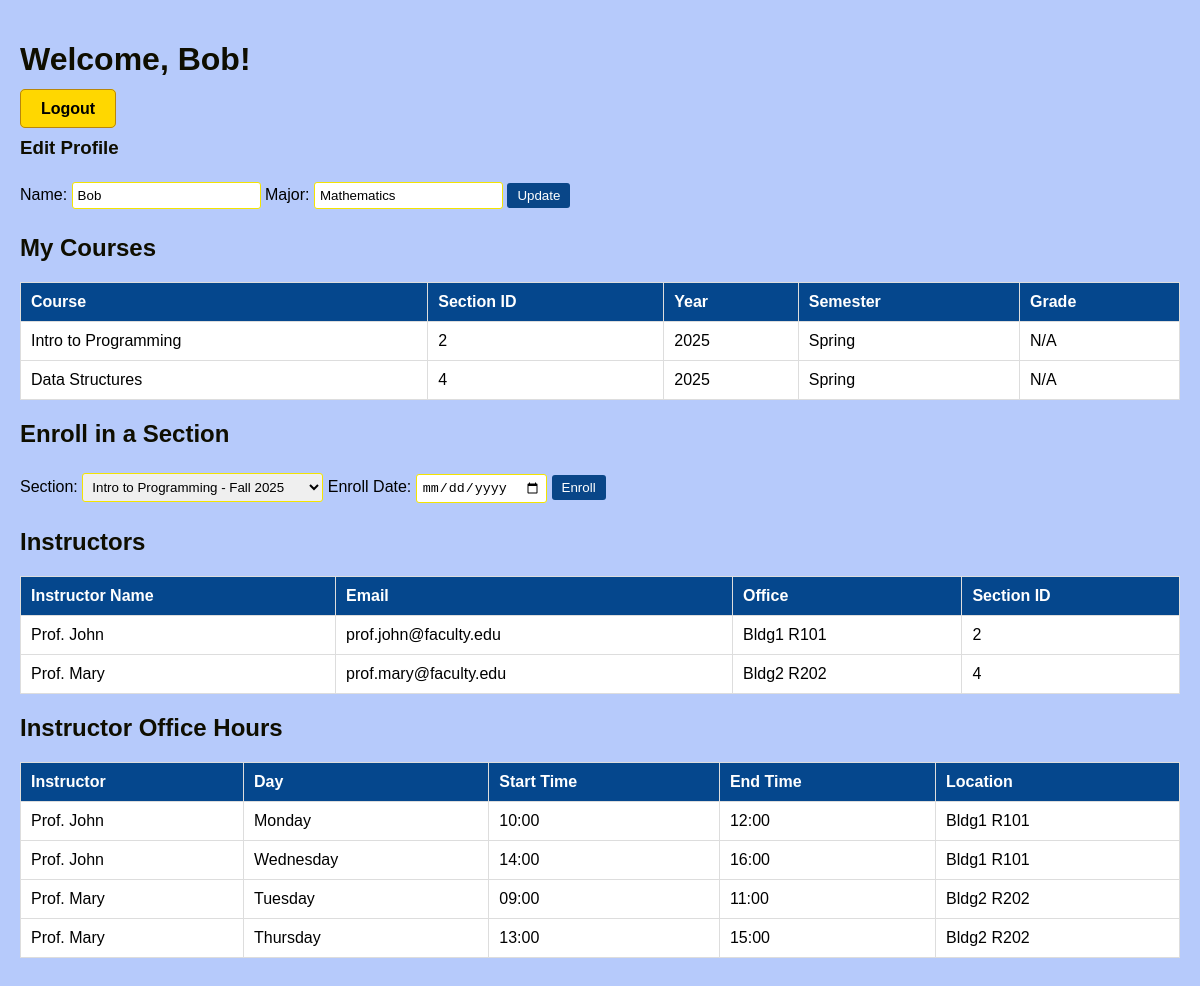
The page /dashboard (signed in) on the database its author committed.
### tables this page shows
CREATE TABLE student (
        student_id INTEGER PRIMARY KEY AUTOINCREMENT,
        user_id INTEGER NOT NULL,
        name TEXT NOT NULL,
        major TEXT,
        enroll_year INTEGER,
        email TEXT,
        FOREIGN KEY (user_id) REFERENCES user(user_id)
    );

CREATE TABLE enrollment (
        enroll_id INTEGER PRIMARY KEY AUTOINCREMENT,
        student_id INTEGER,
        section_id INTEGER,
        enroll_date TEXT,
        grade TEXT,
        FOREIGN KEY (student_id) REFERENCES student(student_id),
        FOREIGN KEY (section_id) REFERENCES section(section_id)
    );

CREATE TABLE course (
        c_id INTEGER PRIMARY KEY AUTOINCREMENT,
        dept_id INTEGER,
        name TEXT NOT NULL,
        desc TEXT,
        FOREIGN KEY (dept_id) REFERENCES department(dept_id)
    );

CREATE TABLE section (
        section_id INTEGER PRIMARY KEY AUTOINCREMENT,
        c_id INTEGER,
        year INTEGER,
        semester TEXT,
        FOREIGN KEY (c_id) REFERENCES course(c_id)
    );

CREATE TABLE instructor (
        i_id INTEGER PRIMARY KEY AUTOINCREMENT,
        user_id INTEGER NOT NULL,
        dept_id INTEGER,
        name TEXT NOT NULL,
        office TEXT,
        email TEXT,
        role TEXT,
        FOREIGN KEY (user_id) REFERENCES user(user_id)
    );

CREATE TABLE officeHours (
        oh_id INTEGER PRIMARY KEY AUTOINCREMENT,
        i_id INTEGER,
        day TEXT,
        start_time TEXT,
        end_time TEXT,
        location TEXT,
        FOREIGN KEY (i_id) REFERENCES instructor(i_id)
    );

### app.py (the view, shortened to what this page needs)
@app.route("/dashboard")
@login_required
def dashboard():
    conn = get_db_connection()
    role = session["role"]
    if role == "admin":
        users = conn.execute("SELECT * FROM user").fetchall()
        departments = conn.execute("SELECT * FROM department").fetchall()
        courses = conn.execute("SELECT * FROM course").fetchall()
        sections = conn.execute("""
            SELECT
                s.section_id, s.c_id, s.semester, s.year,
                GROUP_CONCAT(i.name, ', ') AS instructor_names
            FROM section s
            LEFT JOIN instructorSection ins ON s.section_id = ins.section_id
            LEFT JOIN instructor i ON ins.i_id = i.i_id
            GROUP BY s.section_id
        """).fetchall()
        instructors = conn.execute("SELECT * FROM instructor").fetchall()
        instructor_sections = conn.execute("SELECT * FROM instructorSection").fetchall()
        conn.close()
        return render_template(
            "dashboard_admin.html",
            users=users,
            departments=departments,
            courses=courses,
            sections=sections,
            instructors=instructors,
            instructor_sections=instructor_sections
        )
    elif role == "student":
        student = conn.execute(
            "SELECT * FROM student WHERE user_id=?", (session["user_id"],)
        ).fetchone()
        if student is None:
            conn.close()
            return "No student record found. Please contact admin."
        enrollments = conn.execute("""
            SELECT e.enroll_id, e.grade, s.section_id, s.year, s.semester, c.name AS course_name
            FROM enrollment e
            JOIN section s ON e.section_id = s.section_id
            JOIN course c ON s.c_id = c.c_id
            WHERE e.student_id=?
        """, (student["student_id"],)).fetchall()
        sections = conn.execute("""
            SELECT s.section_id, c.name AS course_name, s.year, s.semester
            FROM section s
            JOIN course c ON s.c_id = c.c_id
        """).fetchall()
        instructor_info = conn.execute("""
            SELECT i.name, i.office, i.email, s.section_id
            FROM instructorSection ins
            JOIN instructor i ON ins.i_id = i.i_id
            JOIN section s ON ins.section_id = s.section_id
            WHERE s.section_id IN (SELECT section_id FROM enrollment WHERE student_id=?)
        """, (student["student_id"],)).fetchall()
        office_hours = conn.execute("""
            SELECT oh.*, i.name
            FROM officeHours oh
            JOIN instructor i ON oh.i_id = i.i_id
            WHERE i.i_id IN (
                SELECT i_id FROM instructorSection
                WHERE section_id IN (SELECT section_id FROM enrollment WHERE student_id=?)
            )
        """, (student["student_id"],)).fetchall()
        conn.close()
        return render_template(
            "dashboard_student.html",
            student=student,
            enrollments=enrollments,
            sections=sections,
            instructor_info=instructor_info,
            office_hours=office_hours
        )
    else:
        conn.close()
        return "Unknown role"

### app.py (called while the page is built)
def login_required(f):
    @wraps(f)
    def decorated_function(*args, **kwargs):
        if "user_id" not in session:
            return redirect("/login")
        return f(*args, **kwargs)
    return decorated_function

def get_db_connection():
    conn = sqlite3.connect(DATABASE)
    conn.row_factory = sqlite3.Row
    return conn

### templates/dashboard_student.html (shortened to what this page needs)
<!DOCTYPE html>
<html lang="en">
<head>
    <link rel="stylesheet" type="text/css" href="{{ url_for('static', filename='style.css') }}">
</head>
<body>
    <h1>Welcome, {{ student.name }}!</h1>
    <a href="/logout" style="
    background-color: gold;
    color: black;
    padding: 10px 20px;
    text-decoration: none;
    border-radius: 5px;
    font-weight: bold;
    border: 1px solid #b8860b;
">Logout</a>
    <h3>Edit Profile</h3>
<form action="/student/edit" method="post">
    Name: <input type="text" name="name" value="{{ student.name }}" required>
    Major: <input type="text" name="major" value="{{ student.major }}">
    <button type="submit">Update</button>
</form>
    <h2>My Courses</h2>
    {% if enrollments %}
        <table>
            <tr>
                <th>Course</th>
                <th>Section ID</th>
                <th>Year</th>
                <th>Semester</th>
                <th>Grade</th>
            </tr>
            {% for e in enrollments %}
            <tr>
                <td>{{ e.course_name }}</td>
                <td>{{ e.section_id }}</td>
                <td>{{ e.year }}</td>
                <td>{{ e.semester }}</td>
                <td>{{ e.grade or "N/A" }}</td>
            </tr>
            {% endfor %}
        </table>
    {% else %}
        <p>You are not enrolled in any courses yet.</p>
    {% endif %}
    <h2>Enroll in a Section</h2>
    <form action="/enrollments/add" method="post">
        <label for="section_id">Section:</label>
        <select name="section_id" required>
            {% for s in sections %}
                <option value="{{ s.section_id }}">{{ s.course_name }} - {{ s.semester }} {{ s.year }}</option>
            {% endfor %}
        </select>
        <label for="enroll_date">Enroll Date:</label>
        <input type="date" name="enroll_date" required>
        <button type="submit">Enroll</button>
    </form>
    <h2>Instructors</h2>
    {% if instructor_info %}
        <table>
            <tr>
                <th>Instructor Name</th>
                <th>Email</th>
                <th>Office</th>
                <th>Section ID</th>
            </tr>
            {% for i in instructor_info %}
            <tr>
                <td>{{ i.name }}</td>
                <td>{{ i.email }}</td>
                <td>{{ i.office }}</td>
                <td>{{ i.section_id }}</td>
            </tr>
            {% endfor %}
        </table>
    {% else %}
        <p>No instructor info available.</p>
    {% endif %}
    <h2>Instructor Office Hours</h2>
    {% if office_hours %}
        <table>
            <tr>
                <th>Instructor</th>
                <th>Day</th>
                <th>Start Time</th>
                <th>End Time</th>
                <th>Location</th>
            </tr>
            {% for oh in office_hours %}
            <tr>
                <td>{{ oh.name }}</td>
                <td>{{ oh.day }}</td>
                <td>{{ oh.start_time }}</td>
                <td>{{ oh.end_time }}</td>
                <td>{{ oh.location }}</td>
            </tr>
            {% endfor %}
        </table>
    {% else %}
        <p>No office hours available.</p>
    {% endif %}
</body>
</html>

### static/style.css (style rules this page uses)
body { font-family: Arial, sans-serif; background-color: #b6cafb; margin: 0; padding: 20px; }
h1, h2, h3 { color: #0f0e00; }
table { width: 100%; border-collapse: collapse; margin-bottom: 20px; background-color: #ffffff; }
table th, table td { padding: 10px; text-align: left; border: 1px solid #ddd; }
table th { background-color: #05478d; color: #fff; }
button { padding: 5px 10px; background-color: #094688; border: none; color: #fff; cursor: pointer; border-radius: 3px; }
form { margin-bottom: 20px; }
input, select { padding: 5px; margin: 5px 0; border-radius: 3px; border: 1px solid #f4e401; }
a { text-decoration: none; color: #007bff; }

### rows shown on the page
student: name "Bob", major "Mathematics"
enrollment: course_name "Intro to Programming", section_id "2", year "2025", semester "Spring", grade "N/A"
enrollment: course_name "Data Structures", section_id "4", year "2025", semester "Spring", grade "N/A"
instructor: name "Prof. John", email "prof.john@faculty.edu", office "Bldg1 R101", section_id "2"
instructor: name "Prof. Mary", email "prof.mary@faculty.edu", office "Bldg2 R202", section_id "4"
officeHours: name "Prof. John", day "Monday", start_time "10:00", end_time "12:00", location "Bldg1 R101"
officeHours: name "Prof. John", day "Wednesday", start_time "14:00", end_time "16:00", location "Bldg1 R101"
officeHours: name "Prof. Mary", day "Tuesday", start_time "09:00", end_time "11:00", location "Bldg2 R202"
officeHours: name "Prof. Mary", day "Thursday", start_time "13:00", end_time "15:00", location "Bldg2 R202"

### other values the page prints
form field section_id "Intro to Programming - Fall 2025"
